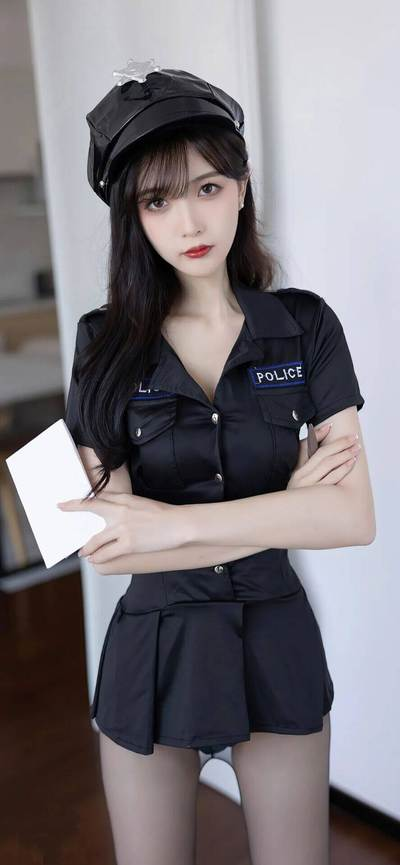
//> input picture opencv_ws2/src/demo3_1_color_space/resources/林星阑L.jpg, 400 x 865 px
$ ./CvColor   (built with g++ and OpenCV 4)
//> lines starting //> are read from the running program, lines starting //| are printed output that depends on the picture
#include <iostream>
#include <ostream>
#include <string>
#include "opencv2/opencv.hpp"
#include "opencv2/core/cuda.hpp"

int main(int argc, char ** argv)
{
  (void)argc;
  (void)argv;

  const std::string & file_name = "./src/demo3_1_color_space/resources/林星阑L.jpg";

  cv::Mat img = cv::imread(file_name);
//> img is the input picture: 865 rows x 400 cols, CV_8UC3; mean B, G, R 122.9, 117.9, 122.9
  if(img.empty() == true)
  {
      std::cout << "请确认图像文件是否正确，请检查输入格式" << std::endl;
      return 1;
  }
  else
  {
      std::cout << "图像成功读取!" << std::endl;
  }
  cv::Mat img32;
  cv::Mat gray,HSV,YUV,Lab;
  img.convertTo(img32,CV_32F,1.0/255);   //缩放因子:1.0/255指将现在的图像的范围转换为目标图像的范围需要乘以的因数
  cv::cvtColor(img32,HSV,cv::COLOR_BGR2HSV);
//> HSV: 865 rows x 400 cols, CV_32FC3; mean H, S, V 180.1, 0.2, 0.5
  cv::cvtColor(img32,YUV,cv::COLOR_BGR2YUV);
//> YUV: 865 rows x 400 cols, CV_32FC3; mean of channels 0, 1, 2 0.471, 0.506, 0.51
  cv::cvtColor(img32,Lab,cv::COLOR_BGR2Lab);
//> Lab: 865 rows x 400 cols, CV_32FC3; mean of channels 0, 1, 2 48.1, 3.4, -1.9
  cv::cvtColor(img32,gray,cv::COLOR_BGR2GRAY);
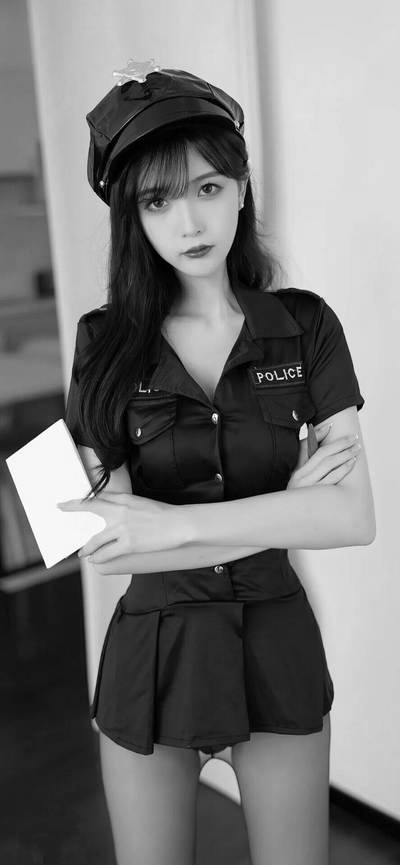
//> gray: 865 rows x 400 cols, CV_32FC1; min 0, max 1, mean 0.47

  cv::namedWindow("原图BGR",cv::WINDOW_FREERATIO);
  cv::namedWindow("HSV",cv::WINDOW_FREERATIO);
  cv::namedWindow("YUV",cv::WINDOW_FREERATIO);
  cv::namedWindow("Lab",cv::WINDOW_FREERATIO);
  cv::namedWindow("gray",cv::WINDOW_FREERATIO);
  cv::imshow("原图BGR",img32);
  cv::imshow("HSV",HSV);
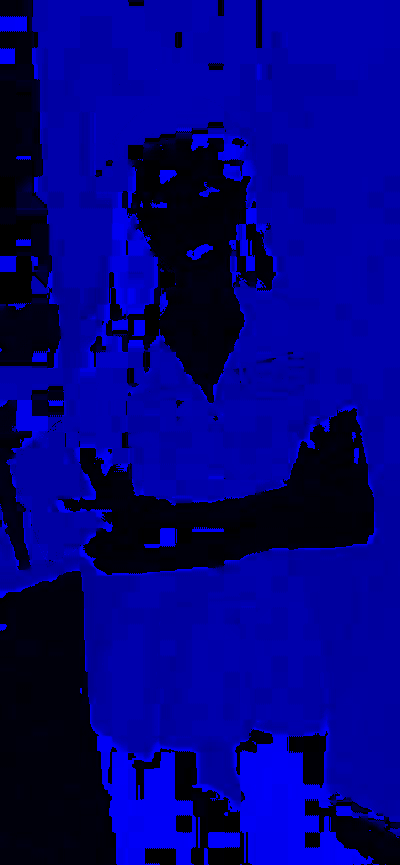
//> window 'HSV': 865 rows x 400 cols, CV_32FC3; mean B, G, R 180.1, 0.2, 0.5; drawn with min black and max white
  cv::imshow("YUV",YUV);
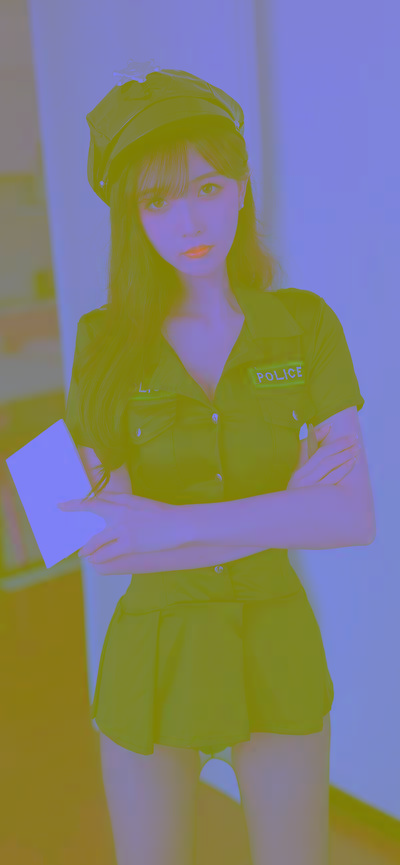
//> window 'YUV': 865 rows x 400 cols, CV_32FC3; mean B, G, R 0.471, 0.506, 0.51
  cv::imshow("Lab",Lab);
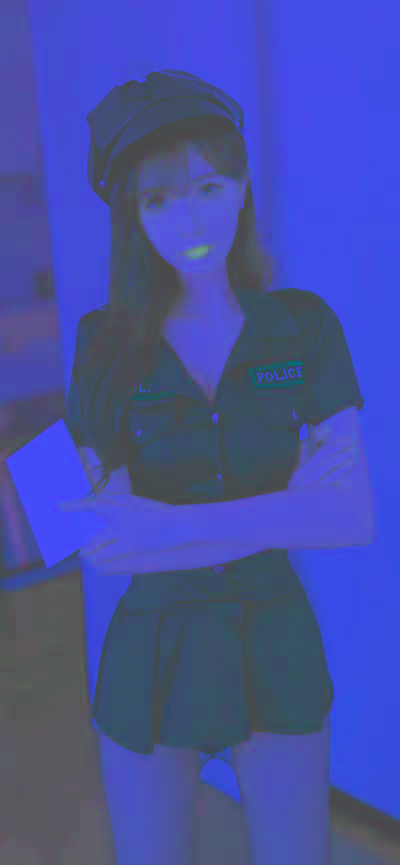
//> window 'Lab': 865 rows x 400 cols, CV_32FC3; mean B, G, R 48.1, 3.4, -1.9; drawn with min black and max white
  cv::imshow("gray",gray);
  cv::waitKey(0);

  return 0;
}
